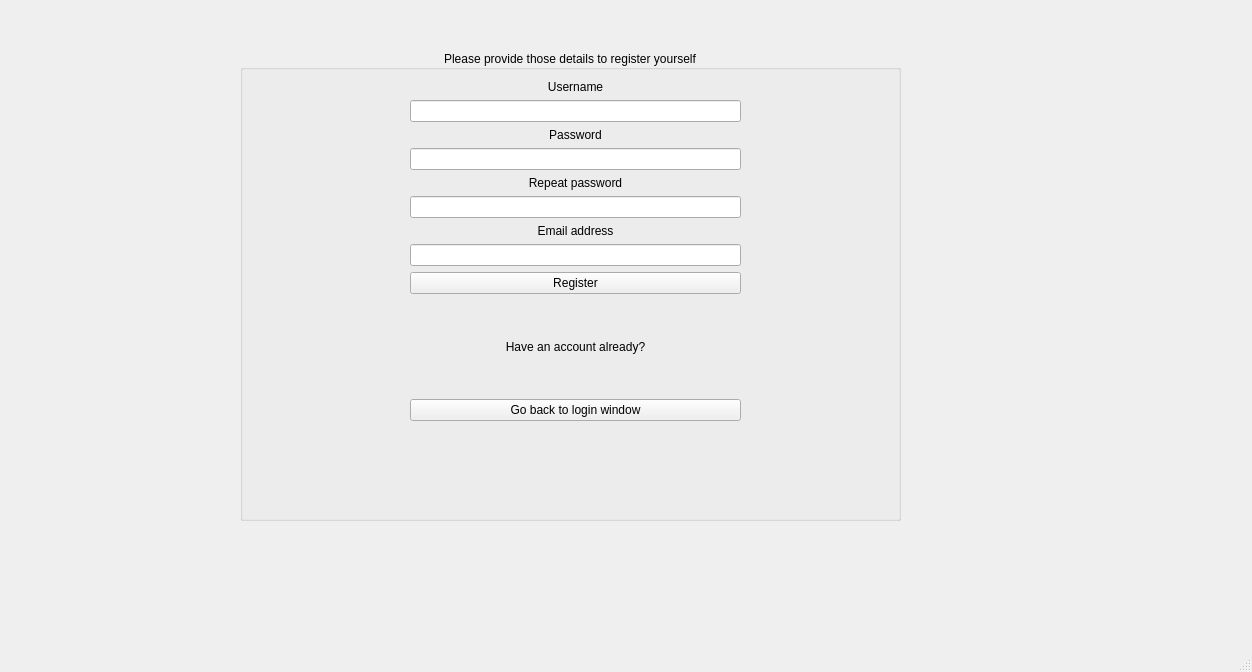
<?xml version="1.0" encoding="UTF-8"?>
<ui version="4.0">
 <class>registerwindow</class>
 <widget class="QMainWindow" name="registerwindow">
  <property name="geometry">
   <rect>
    <x>0</x>
    <y>0</y>
    <width>1252</width>
    <height>672</height>
   </rect>
  </property>
  <property name="windowTitle">
   <string>MainWindow</string>
  </property>
  <property name="styleSheet">
   <string notr="true">#registerwindow
{
	background-image: url(:/images/images/bluebg.png);
}</string>
  </property>
  <widget class="QWidget" name="centralwidget">
   <widget class="QGroupBox" name="registerGroupBox">
    <property name="geometry">
     <rect>
      <x>240</x>
      <y>50</y>
      <width>661</width>
      <height>471</height>
     </rect>
    </property>
    <property name="styleSheet">
     <string notr="true">#registerGroupBox
{
	alternate-background-color: rgb(114, 159, 207);
}</string>
    </property>
    <property name="title">
     <string>Please provide those details to register yourself</string>
    </property>
    <property name="alignment">
     <set>Qt::AlignCenter</set>
    </property>
    <widget class="QWidget" name="">
     <property name="geometry">
      <rect>
       <x>170</x>
       <y>30</y>
       <width>331</width>
       <height>341</height>
      </rect>
     </property>
     <layout class="QVBoxLayout" name="verticalLayout_7">
      <item>
       <layout class="QVBoxLayout" name="verticalLayout_5">
        <item>
         <layout class="QVBoxLayout" name="verticalLayout">
          <item>
           <widget class="QLabel" name="label">
            <property name="text">
             <string>Username</string>
            </property>
            <property name="alignment">
             <set>Qt::AlignCenter</set>
            </property>
           </widget>
          </item>
          <item>
           <widget class="QLineEdit" name="usernameRegister"/>
          </item>
         </layout>
        </item>
        <item>
         <layout class="QVBoxLayout" name="verticalLayout_2">
          <item>
           <widget class="QLabel" name="label_2">
            <property name="text">
             <string>Password</string>
            </property>
            <property name="alignment">
             <set>Qt::AlignCenter</set>
            </property>
           </widget>
          </item>
          <item>
           <widget class="QLineEdit" name="passwordRegister"/>
          </item>
         </layout>
        </item>
        <item>
         <layout class="QVBoxLayout" name="verticalLayout_3">
          <item>
           <widget class="QLabel" name="label_4">
            <property name="text">
             <string>Repeat password</string>
            </property>
            <property name="alignment">
             <set>Qt::AlignCenter</set>
            </property>
           </widget>
          </item>
          <item>
           <widget class="QLineEdit" name="passwordRegister2">
            <property name="text">
             <string/>
            </property>
           </widget>
          </item>
         </layout>
        </item>
        <item>
         <layout class="QVBoxLayout" name="verticalLayout_4">
          <item>
           <widget class="QLabel" name="label_3">
            <property name="text">
             <string>Email address</string>
            </property>
            <property name="alignment">
             <set>Qt::AlignCenter</set>
            </property>
           </widget>
          </item>
          <item>
           <widget class="QLineEdit" name="emailRegister"/>
          </item>
         </layout>
        </item>
        <item>
         <widget class="QPushButton" name="registerButton">
          <property name="text">
           <string>Register</string>
          </property>
         </widget>
        </item>
       </layout>
      </item>
      <item>
       <layout class="QVBoxLayout" name="verticalLayout_6">
        <item>
         <widget class="QLabel" name="haveAccountLabel">
          <property name="text">
           <string>Have an account already?</string>
          </property>
          <property name="alignment">
           <set>Qt::AlignCenter</set>
          </property>
         </widget>
        </item>
        <item>
         <widget class="QPushButton" name="backToLoginButton">
          <property name="text">
           <string>Go back to login window</string>
          </property>
         </widget>
        </item>
       </layout>
      </item>
     </layout>
    </widget>
   </widget>
  </widget>
  <widget class="QMenuBar" name="menubar">
   <property name="geometry">
    <rect>
     <x>0</x>
     <y>0</y>
     <width>1252</width>
     <height>22</height>
    </rect>
   </property>
  </widget>
  <widget class="QStatusBar" name="statusbar"/>
 </widget>
 <resources/>
 <connections/>
</ui>
